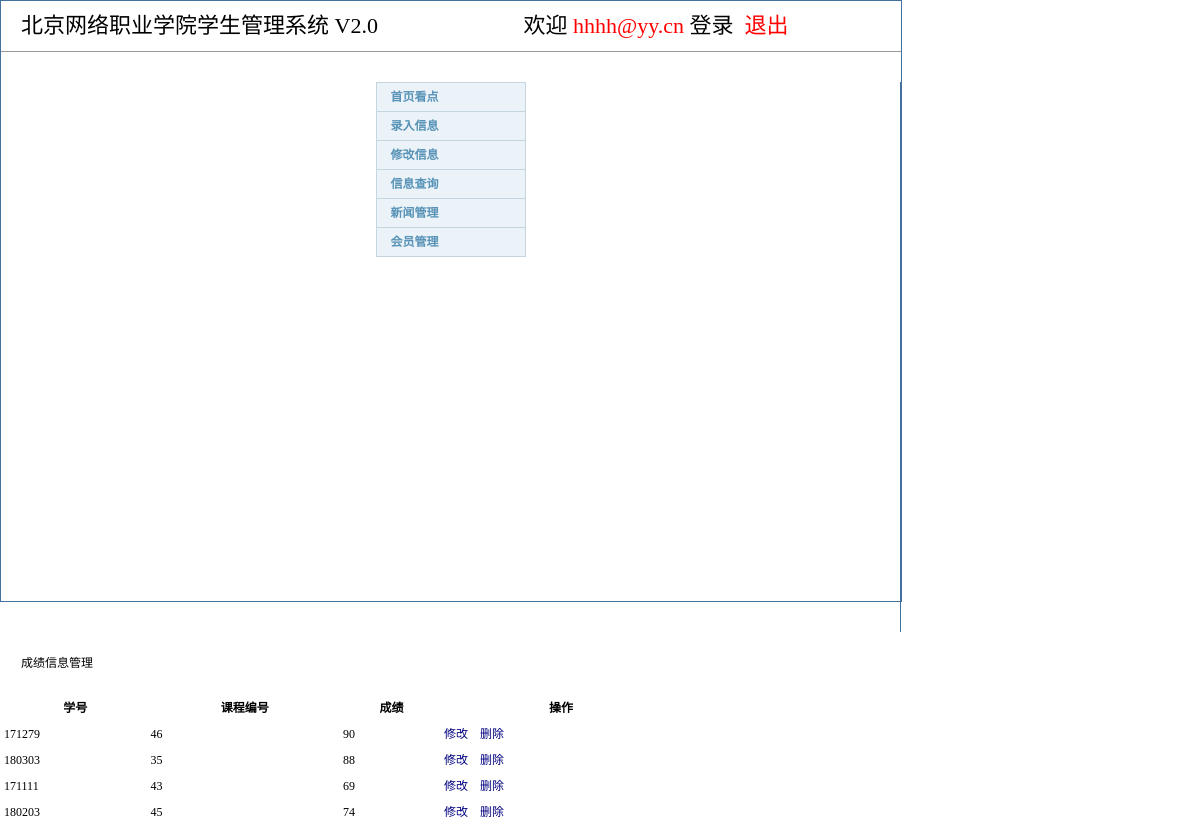
Screenshot of /chengji-list.php (signed in) with the database file from the repository.
### tables this page shows
CREATE TABLE `xuanxiu` (
  `学号` char(255) NOT NULL,
  `课程编号` char(255) NOT NULL,
  `成绩` float NOT NULL
);

### chengji-list.php (the view, shortened to what this page needs)
<?php
include 'conn.php';
$sql = "select * from xuanxiu";
$result = mysqli_query($conn,$sql);
?>
<?php include "head.php" ?>
		<div class="sui-layout" style="height: 550px">
		  <div class="sidebar" style="height:100%;border-right:1px solid #41719c;">
<?php include "leftmenu.php" ?>
		  </div>
		  <div class="content">
			<p class="sui-text-xxlarge my-padd label-success">成绩信息管理</p>
			<table class="sui-table table-bordered" style="width: 680px">
				<thead>
				    <tr>
				      <th>学号</th>
				      <th>课程编号</th>
				      <th>成绩</th>
				      <th>操作</th>
				    </tr>
				</thead>
				<tbody>
					<?php
						if(mysqli_num_rows($result)>0){
							while ($row = mysqli_fetch_assoc($result)) {
								echo "<tr>";
								echo "<td>{$row['学号']}</td>";
								echo "<td>{$row['课程编号']}</td>";
								echo "<td>{$row['成绩']}</td>";
								echo "<td><a class='sui-btn btn-samll btn-warning' href='chengji-update.php?kid={$row['学号']}'>修改</a>
										&nbsp;&nbsp;
										<a class='sui-btn btn-samll btn-danger' href='chengji-del.php?kid={$row['学号']}'>删除</a></td>";
								echo "</tr>";
							}
						}else{
							echo "<tr><td >暂无学生记录</td></tr>";
						}
					?>
				</tbody>
			</table>
		  </div>
		</div>
	</div>
</body>
</html>

### css/default.css (style rules this page uses)
body { margin:0;padding:0 0 12px 0;font-size:12px;line-height:22px;font-family:"\5b8b\4f53","Arial Narrow";background:#fff; }
form,ul,li,p,h1,h2,h3,h4,h5,h6 { margin:0;padding:0; }
a { color:#00007F;text-decoration:none; }
.my-padd { padding:20px; }

### head.php (style rules this page uses)
.content { -webkit-animation-name: fadeIn; -webkit-animation-duration: 2s; -webkit-animation-iteration-count: 1; -webkit-animation-delay: 0s; }

### rows the page displays
xuanxiu: 学号 "171279", 课程编号 "46", 成绩 "90"
xuanxiu: 学号 "180303", 课程编号 "35", 成绩 "88"
xuanxiu: 学号 "171111", 课程编号 "43", 成绩 "69"
xuanxiu: 学号 "180203", 课程编号 "45", 成绩 "74"

### other values shown
$_SESSION['usemail'] "hhhh@yy.cn"
